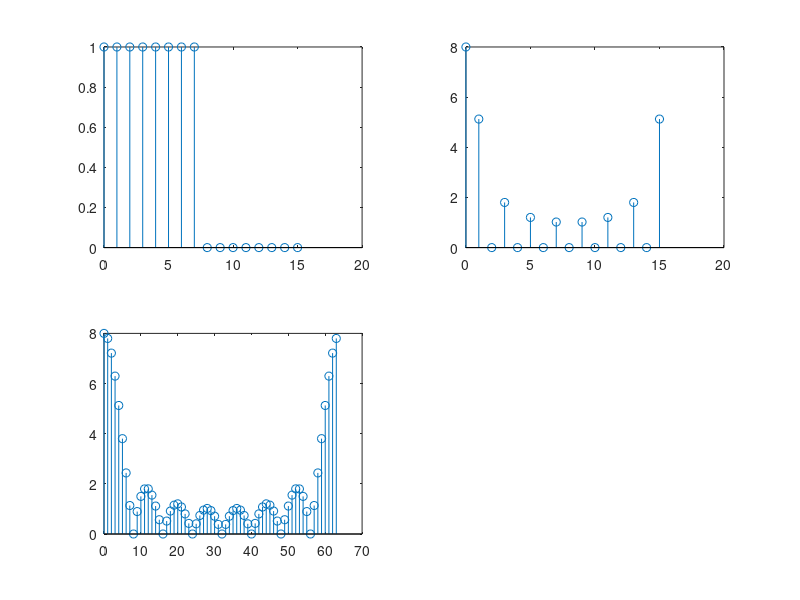
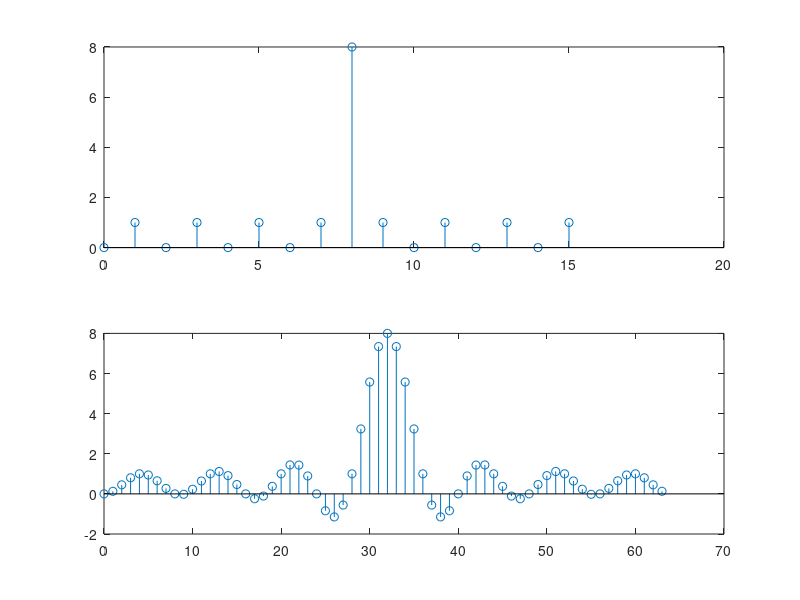

Here is the MATLAB script that generated these plots, in order:

x = [ones(1,8) zeros(1, 8)]
subplot(2, 2, 1), stem(0 : length(x)  - 1, x)

y1 = fft(x)
subplot(2, 2, 2), stem(0 : length(y1)  - 1, abs(y1))

y2 = fft(x, 64)
subplot(2, 2, 3), stem(0 : length(y2)  - 1, abs(y2))

figure
y1_shift = fftshift(y1)
subplot(2, 1, 1), stem(0 : length(y1_shift)  - 1, y1_shift)

y2_shift = fftshift(y2)
subplot(2, 1, 2), stem(0 : length(y2_shift)  - 1, y2_shift)